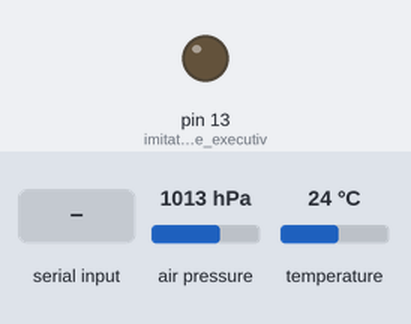
The sketch below on a simulated Arduino Uno, built with avr-gcc and run on an emulated ATmega328P. Shown: output pins drawn as LEDs (lit = HIGH). The inputs (shaded band) are chosen by the test bench; at power-on: air pressure 1013 hPa, temperature 24 °C. What the sketch prints to the serial monitor is not drawn.

Above: at 1.2 s.
1.3 s: "1" received over Serial
At 1.6 s:
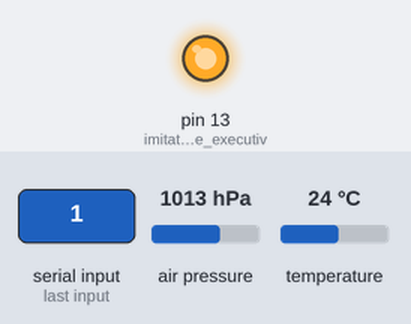
2.8 s: "2" received over Serial
At 3.9 s:
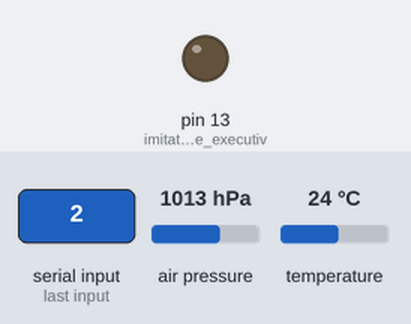
Timing chart, 0 to 5.8 s (numbered marks = the images above; inputs shaded):
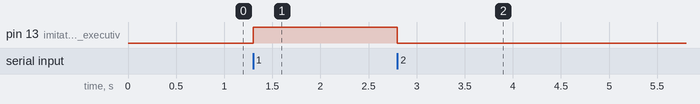

The sketch:

BMP180SerialSketch.ino
```cpp
#include <Wire.h>
#include <Adafruit_Sensor.h>
#include <Adafruit_BMP085_U.h>

/* This driver uses the Adafruit unified sensor library (Adafruit_Sensor),
   which provides a common 'type' for sensor data and some helper functions.

   To use this driver you will also need to download the Adafruit_Sensor
   library and include it in your libraries folder.

   You should also assign a unique ID to this sensor for use with
   the Adafruit Sensor API so that you can identify this particular
   sensor in any data logs, etc.  To assign a unique ID, simply
   provide an appropriate value in the constructor below (12345
   is used by default in this example).

   Connections
   ===========
   Connect SCL to analog 5
   Connect SDA to analog 4
   Connect VDD to 3.3V DC
   Connect GROUND to common ground

   History
   =======
   2013/JUN/17  - Updated altitude calculations (KTOWN)
   2013/FEB/13  - First version (KTOWN)
*/

Adafruit_BMP085_Unified bmp = Adafruit_BMP085_Unified(10085);

void setup(void)
{
  Serial.begin(9600);
  /* Initialise the sensor */
  if(!bmp.begin())
  {
    /* There was a problem detecting the BMP085 ... check your connections */
    Serial.print("Ooops, no BMP085 detected ... Check your wiring or I2C ADDR!");
    while(1);
  }
  pinMode(LED_BUILTIN, OUTPUT);  // imitation of the executive device
}

uint16_t tmr = 0;
int incomingByte = 0;
void loop(void)
{
  // Send temperature every 5 seconds
  uint16_t ms = millis();
  if (ms - tmr > 5000) {
    tmr = ms;
    sensors_event_t event;
    bmp.getEvent(&event);
    if (event.pressure)
    {
      float temperature;
      bmp.getTemperature(&temperature);
      Serial.print(temperature);
    }
    else
    {
      Serial.println("Sensor error");
    }
  }
  // receive commands
  if (Serial.available() > 0) {
    incomingByte = Serial.read();
    if (incomingByte == 49) digitalWrite(LED_BUILTIN, HIGH);
    else if (incomingByte == 50) digitalWrite(LED_BUILTIN, LOW);
  }
}
```

Measured:
- after the input at 1.3 s, pin 13 (imitation_of_the_executiv): LOW → HIGH at once
- after the input at 2.8 s, pin 13 (imitation_of_the_executiv): HIGH → LOW at once
